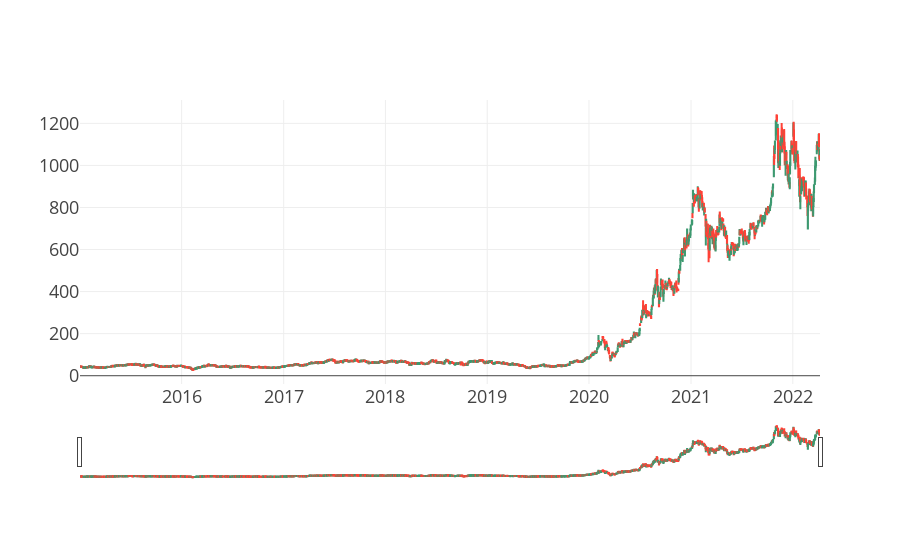

Notebook source saved alongside this figure:
### Code cell
fig = go.Figure(data=[go.Candlestick(x=df_tesla.index,
                open=df_tesla.open,
                high=df_tesla.high,
                low=df_tesla.low,
                close=df_tesla.close)])

#fig.update_layout(xaxis_rangeslider_visible=False)
fig.show()

### Figure 1 — Plotly figure (JSON) as saved in the notebook; plotly's stock layout.template omitted (floating-point values rounded to 4 significant figures; data arrays with more than 128 entries replaced by an {"elided": "..."} marker saying what was removed)
{"data": [{"close": {"elided": "1831 float values"}, "high": {"elided": "1831 float values"}, "low": {"elided": "1831 float values"}, "open": {"elided": "1831 float values"}, "type": "candlestick", "x": {"elided": "1831 str values"}}], "layout": {}}
